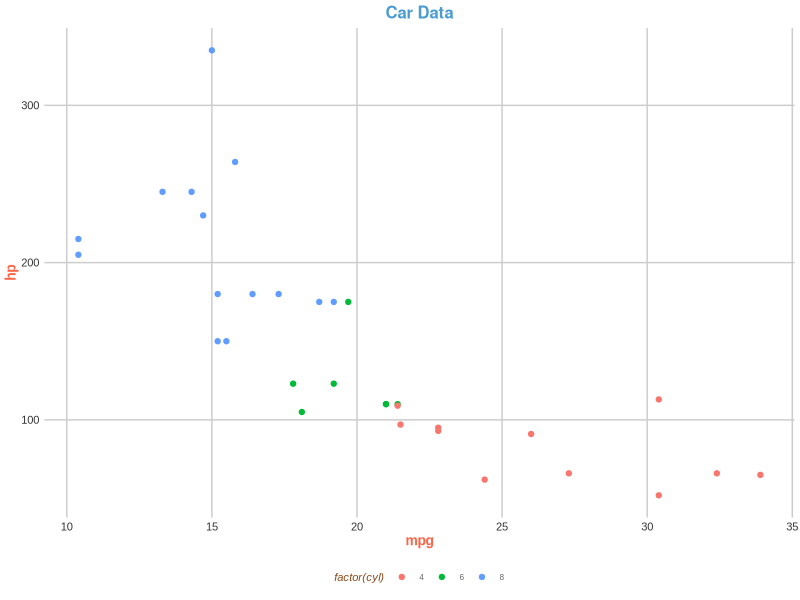

Write R code to recreate this figure.
## ---- chunk 1
knitr::opts_chunk$set(echo = TRUE)
## ---- chunk 2

# The `summary_stats_plus()` function provides a range of summary statistics for each numeric column in a data frame. It calculates the mean, median, minimum, maximum, standard deviation, variance, and range for each numeric variable

## ---- chunk 3
# - `data`: A data frame containing numeric columns. The function will ignore non-numeric columns.

## ---- chunk 4

# A data frame with the following summary statistics for each numeric variable:
# - `mean`: The average value.
# - `median`: The median (50th percentile) value.
# - `min`: The minimum value.
# - `max`: The maximum value.
# - `sd`: The standard deviation, which measures the dispersion of values around the mean.
# - `variance`: The variance, another measure of dispersion.
# - `range`: The difference between the maximum and minimum values.

## ---- chunk 5

# Load the mtcars dataset
data(mtcars)
## ---- chunk 6

# Use the summary_stats_plus() function to calculate summary statistics
summary_stats_plus <- function(data) {
  # Check if data is a data frame
  if (!is.data.frame(data)) stop("Input must be a data frame.")
  
  # Select only numeric columns
  numeric_data <- data[sapply(data, is.numeric)]
  
  # Calculate summary statistics
  summary_stats <- data.frame(
    variable = names(numeric_data),
    mean = sapply(numeric_data, mean, na.rm = TRUE),
    median = sapply(numeric_data, median, na.rm = TRUE),
    min = sapply(numeric_data, min, na.rm = TRUE),
    max = sapply(numeric_data, max, na.rm = TRUE),
    sd = sapply(numeric_data, sd, na.rm = TRUE),
    variance = sapply(numeric_data, var, na.rm = TRUE),
    range = sapply(numeric_data, function(x) diff(range(x, na.rm = TRUE)))
  )
  
  return(summary_stats)
}

## ---- chunk 7

 # Display summary statistics for the mtcars dataset
summary_stats_plus(mtcars)

## ---- chunk 8

# The `theme_jayden_style()` function creates a custom theme for ggplot2 to apply specific colors, fonts, and grid styles across plots.

theme_jayden_style <- function(base_size = 8, base_family = "Arial") {
  ggplot2::theme_minimal(base_size = base_size, base_family = base_family) +
    ggplot2::theme(
      plot.title = ggplot2::element_text(
        face = "bold",
        hjust = 0.5,
        color = "#4B9CD3",
        family = "Helvetica",
        size = 12,
        vjust = 1
      ),
      axis.title = ggplot2::element_text(
        face = "bold",
        color = "#FF6347",
        size = 10
      ),
      axis.text = ggplot2::element_text(
        color = "#333333",
        size = 8
      ),
      panel.grid.major = ggplot2::element_line(
        color = "#CCCCCC",
        linewidth = 0.5
      ),
      panel.grid.minor = ggplot2::element_blank(),
      legend.position = "bottom",
      legend.title = ggplot2::element_text(
        face = "italic",
        color = "#8B4513",
        size = 8
      ),
      legend.text = ggplot2::element_text(
        color = "#696969",
        size = 6
      )
    )
}

## ---- chunk 9

# - `base_size`: An optional numeric value specifying the base font size for the theme. Default is 8.
# - `base_family`: An optional character string specifying the base font family. Default is "Arial".

## ---- chunk 10

# A ggplot2 theme object that applies a custom appearance to ggplot2 plots, including customized colors, fonts, and grid lines.

## ---- chunk 11

# Load necessary libraries
library(ggplot2)

# Example plot
ggplot(mtcars, aes(x = mpg, y = hp, color = factor(cyl))) +
  geom_point() +
  ggtitle("Car Data") +
  theme_jayden_style()

## ---- chunk 12

# The `jayden_clean_data()` function performs common data cleaning tasks

jayden_clean_data <- function(data) {
  # Check if data is a data frame
  if (!is.data.frame(data)) stop("Input must be a data frame.")
  
  # Convert column names to lowercase
  names(data) <- tolower(names(data))
  
  # Remove rows with missing values
  data <- data[complete.cases(data), ]
  
  # Remove duplicate rows
  data <- data[!duplicated(data), ]
  
  # Remove leading/trailing spaces from character columns
  data[] <- lapply(data, function(x) {
    if (is.character(x)) {
      x <- trimws(x)  # Remove whitespace
    }
    return(x)
  })
  
  # Remove outliers (values more than 5 standard deviations from the mean)
  data <- data[sapply(data, function(x) {
    if (is.numeric(x)) {
      return(abs(x - mean(x, na.rm = TRUE)) <= 5 * sd(x, na.rm = TRUE))
    } else {
      return(TRUE)  # Skip non-numeric columns
    }
  }), ]
  
  return(data)
}

## ---- chunk 13

# - `data`: A data frame containing the data to be cleaned. The function will perform the following:
#   - Converts column names to lowercase
#   - Removes rows with missing values
#   - Removes duplicate rows
#   - Strips whitespace from character columns
#   - Removes rows where numeric columns have values more than 5 standard deviations away from the mean.

## ---- chunk 14

# A cleaned data frame with the following transformations:
# - Column names converted to lowercase
# - Missing rows removed
# - Duplicate rows removed
# - Leading/trailing whitespace removed from character columns
# - Outliers removed from numeric columns (values beyond 5 standard deviations)

## ---- chunk 15

# Load a sample dataset
data(mtcars)

# Clean the data using the jayden_clean_data() function
cleaned_data <- jayden_clean_data(mtcars)

# View the cleaned data
head(cleaned_data)

